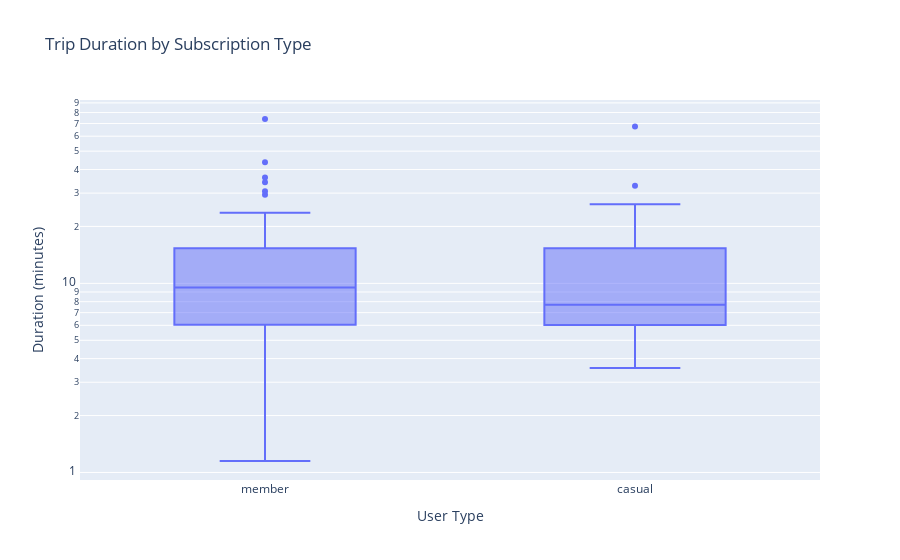

This figure's notebook cell:
### Code cell
fig7 = px.box(
    df_modified,
    x="member_casual",
    y="duration_min",
    title="Trip Duration by Subscription Type",
    labels={"member_casual": "User Type", "duration_min": "Duration (minutes)"},
    log_y=True
)


fig7.show()

### Figure 1 — Plotly figure (JSON) as saved in the notebook; plotly's stock layout.template omitted (floating-point values rounded to 4 significant figures)
{"data": [{"alignmentgroup": "True", "hovertemplate": "User Type=%{x}<br>Duration (minutes)=%{y}<extra></extra>", "legendgroup": "", "marker": {"color": "#636efa"}, "name": "", "notched": false, "offsetgroup": "", "orientation": "v", "showlegend": false, "x": ["member", "member", "member", "member", "casual", "casual", "casual", "member", "member", "member", "member", "casual", "casual", "member", "member", "casual", "casual", "casual", "casual", "casual", "member", "member", "member", "member", "member", "member", "member", "member", "member", "member", "member", "member", "member", "member", "member", "member", "member", "member", "casual", "casual", "member", "member", "casual", "casual", "member", "member", "member", "member", "member", "member", "member", "member", "casual", "casual", "casual", "casual", "member", "member", "member", "member", "member", "member", "member", "casual", "casual", "member", "member", "member", "casual", "casual", "casual", "member", "member", "member", "member", "member", "member", "member", "member", "member", "casual", "casual", "member", "member", "member", "member", "member", "member", "member", "member", "member", "member", "member", "casual", "member", "casual", "member"], "x0": " ", "xaxis": "x", "y": [2.6, 8.45, 3.667, 2.583, 7.7, 16.1, 13.27, 7.517, 6.033, 12.42, 7.067, 8.967, 6.45, 9.233, 4.117, 4.6, 3.567, 7.4, 6.017, 26.22, 8.117, 73.97, 22.25, 1.833, 3.35, 10.13, 20.22, 11.33, 1.15, 6.017, 3.883, 15.33, 9.5, 9.817, 16.38, 3.283, 3.85, 9.5, 4.733, 10.9, 8.567, 15.05, 3.9, 67.6, 4.95, 8.567, 10.37, 10.18, 8.95, 9.6, 4.067, 18.8, 7.783, 16.03, 32.8, 7.5, 36.25, 10.15, 6.85, 5.4, 10.17, 16.12, 9.4, 5.533, 11.78, 7.383, 43.73, 34.28, 24.13, 6.05, 25.73, 7.383, 29.38, 30.67, 4.55, 8.0, 13.15, 7.6, 19.57, 11.83, 6.75, 5.033, 11.27, 16.32, 23.6, 16.3, 10.25, 20.87, 20.03, 14.52, 10.12, 6.367, 6.017, 6.217, 4.117, 11.87, 7.733], "y0": " ", "yaxis": "y", "type": "box"}], "layout": {"xaxis": {"anchor": "y", "domain": [0.0, 1.0], "title": {"text": "User Type"}}, "yaxis": {"anchor": "x", "domain": [0.0, 1.0], "title": {"text": "Duration (minutes)"}, "type": "log"}, "legend": {"tracegroupgap": 0}, "title": {"text": "Trip Duration by Subscription Type"}, "boxmode": "group"}}
